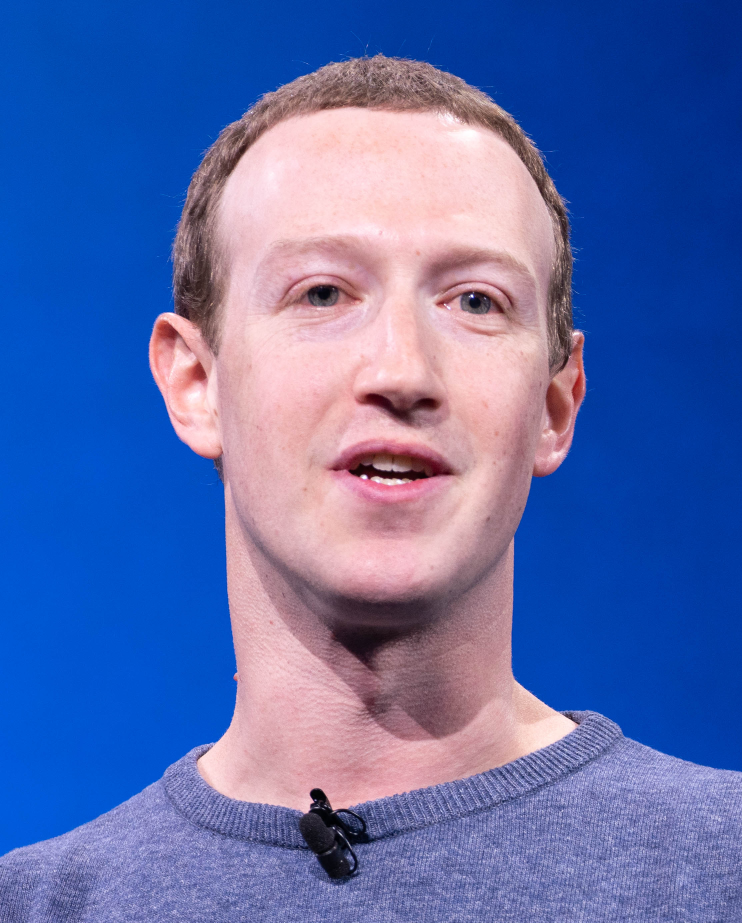
#> input picture mark.jpg, 2226 x 2767 px (shown at 1/3 size)
$ python main.py
#> lines starting #> are read from the running program, lines starting #| are printed output that depends on the picture; after the words box and inside, x2 and y2 are one past the last pixel; in counts of white or black regions, pixels touching at a corner belong together
import cv2

# Load pre-trained data on face frontals from opencv
trained_face_data = cv2.CascadeClassifier("haarcascade_frontalface_default.xml")
# Load image -> Rezize -> Covert to grayscale
img = cv2.imread("mark.jpg")
#> img is the input picture: shape (2767, 2226, 3); mean B, G, R 171.8, 108, 90.5
resized_img = cv2.resize(img,(560,560))
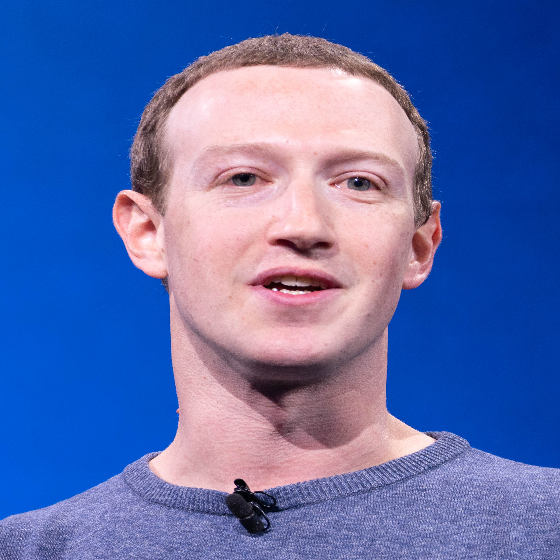
#> resized_img: shape (560, 560, 3); mean B, G, R 171.6, 107.9, 90.4
grayscaled_img = cv2.cvtColor(resized_img, cv2.COLOR_BGR2GRAY)
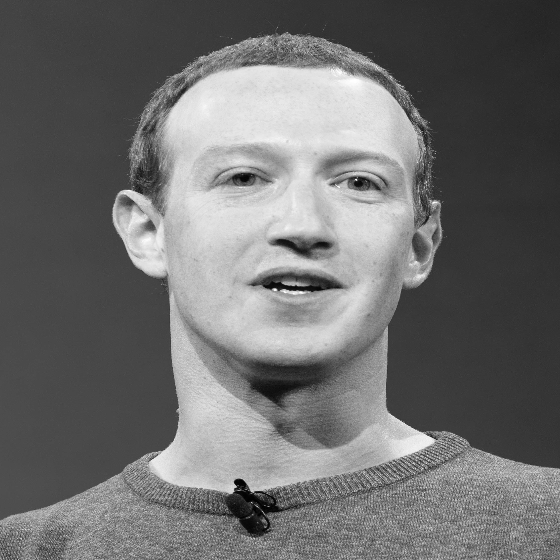
#> grayscaled_img: shape (560, 560); min 0, max 255, mean 109.9

# Detect face
face_coordinate = trained_face_data.detectMultiScale(grayscaled_img)
#> face_coordinate = [[137, 50, 323, 323]]

# Square the faces
for (x,y,w,h) in face_coordinate:
    cv2.rectangle(resized_img,(x,y), (x+w, y+h), (0,255,0), 2)
#> this loop made 1 pass
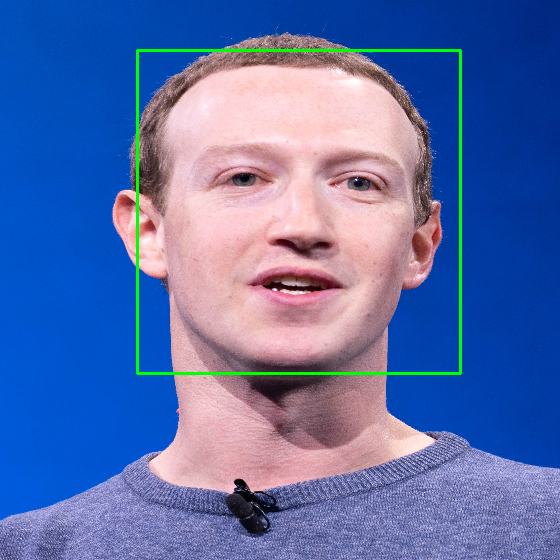
#> resized_img: shape (560, 560, 3); 1.23% of pixels changed, all inside (x1, y1, x2, y2) = (136, 49, 462, 375)

# Show
cv2.imshow("Simple Face Detection" , resized_img)
cv2.moveWindow("Simple Face Detection", 40,30)

cv2.waitKey()
